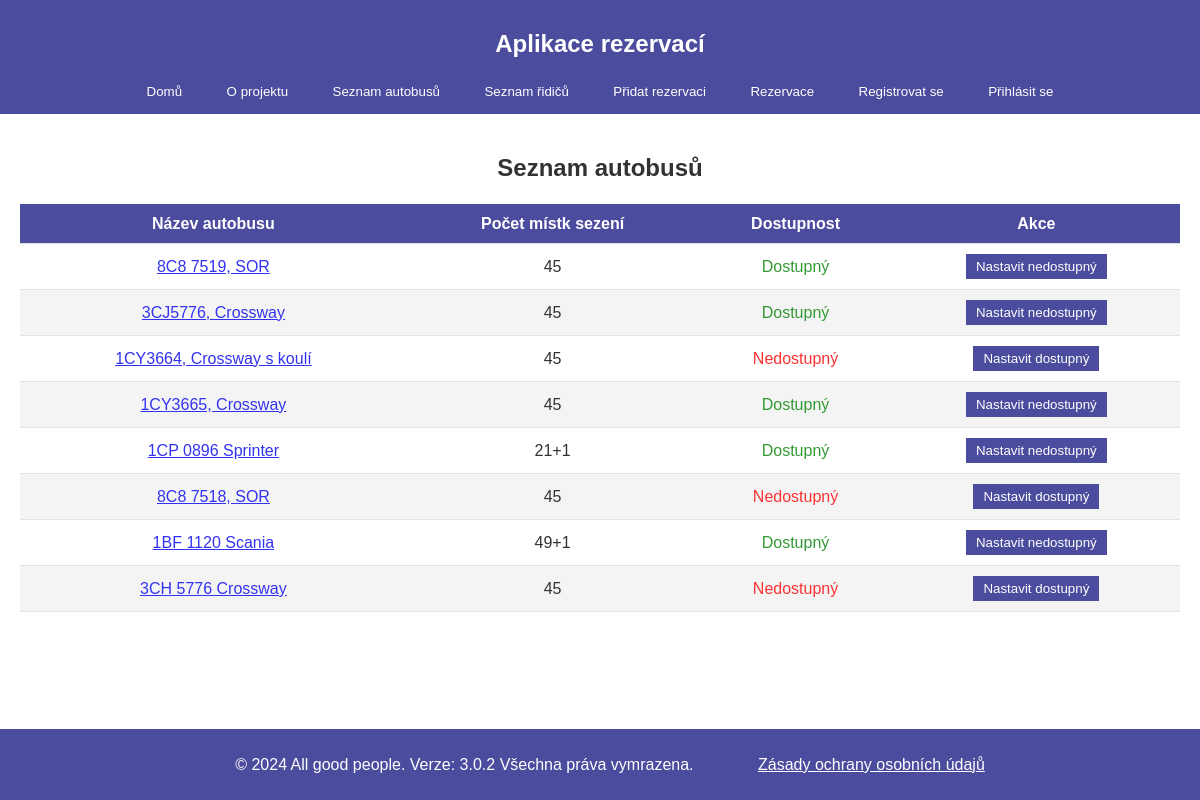
The app's page /depo/buses/, older data.
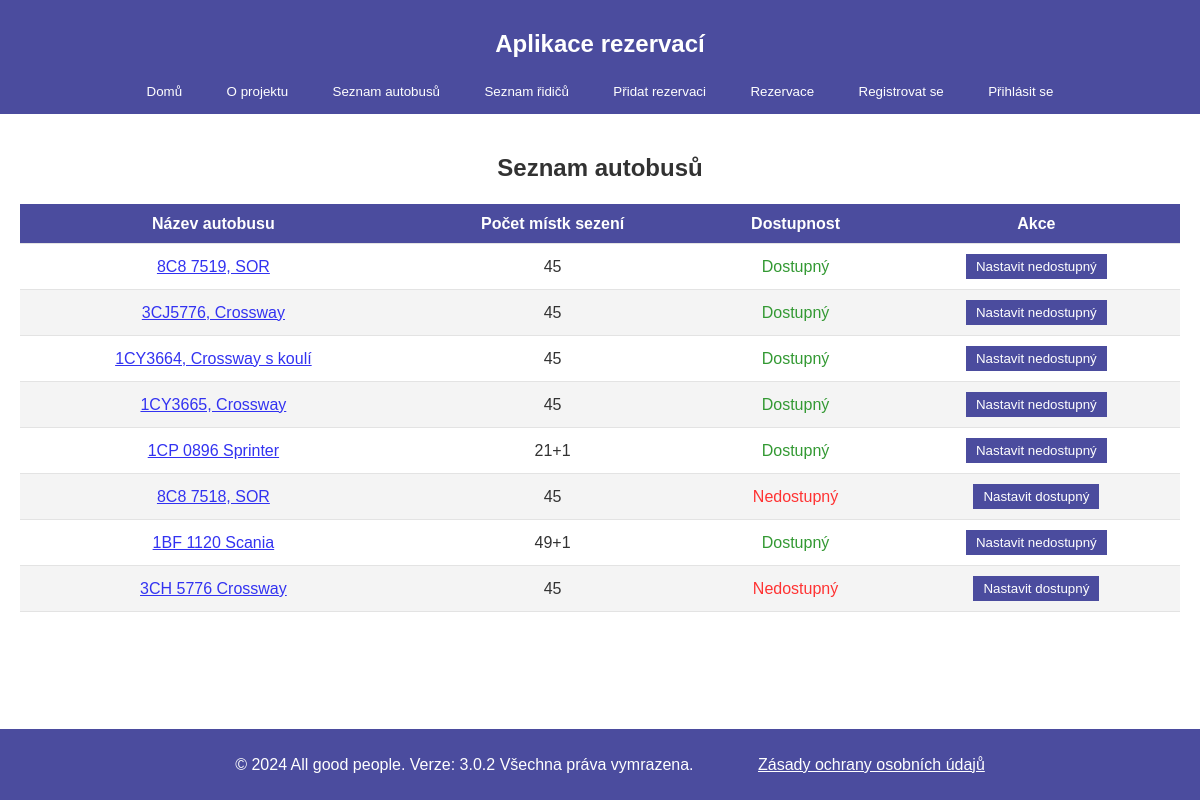
The same page, newer data.
### depo/models.py (models this page shows, shortened)
class Bus(models.Model):
    name = models.CharField(max_length=100)
    seats = models.CharField(max_length=10)  # např. "45+1"
    is_ready = models.BooleanField(default=True)  # indikace dostupnosti autobusu

### depo/views.py (the view)
# urls.py: path('buses/', views.bus_list, name='bus_list'),
def bus_list(request):
    buses = Bus.objects.all()
    if request.method == 'POST':
        bus_id = request.POST.get('bus_id')
        bus = Bus.objects.get(id=bus_id)
        bus.toggle_is_ready()  # Přepne stav dostupnosti autobusu
        return redirect('depo:bus_list')  # Přesměrování zpět na seznam autobusů
    return render(request, 'depo/bus_list.html', {'buses': buses})

### depo/context_processors.py (called while the page is built)
def project_version(request):
    return {
        'project_version': settings.PROJECT_VERSION
    }

### depo/templates/depo/bus_list.html (shortened to what this page needs)
{% extends "depo/home.html" %}
{% block content %}
<section>
    <h2 style="text-align: center;">Seznam autobusů</h2>
    <table>
        <thead>
            <tr>
                <h4><th>Název autobusu</th></h4>
                <th>Počet místk sezení</th>
                <th>Dostupnost</th>
                <th>Akce</th>
            </tr>
        </thead>
        <tbody>
            {% for bus in buses %}
            <tr>
                <td>
                    <a href="{% url 'depo:bus_list' %}">{{ bus.name }}</a>
                </td>
                <td>{{ bus.seats }}</td>
                <td>
                    {% if bus.is_ready %}
                        <span style="color: green;">Dostupný</span>
                    {% else %}
                        <span style="color: red;">Nedostupný</span>
                    {% endif %}
                </td>
                <td>
                    <form method="POST">
                        <button type="submit" class="btn btn-toggle">
                            {% if bus.is_ready %}
                                Nastavit nedostupný
                            {% else %}
                                Nastavit dostupný
                            {% endif %}
                        </button>
                    </form>
                </td>
            </tr>
        {% endfor %}
    </tbody>
    </table>
</section>
{% endblock %}

Row changes from the older to the newer data that the page shows:
changed Bus "1CY3664, Crossway s koulí": is_ready "Nedostupný Nastavit dostupný" → "Dostupný Nastavit nedostupný"
